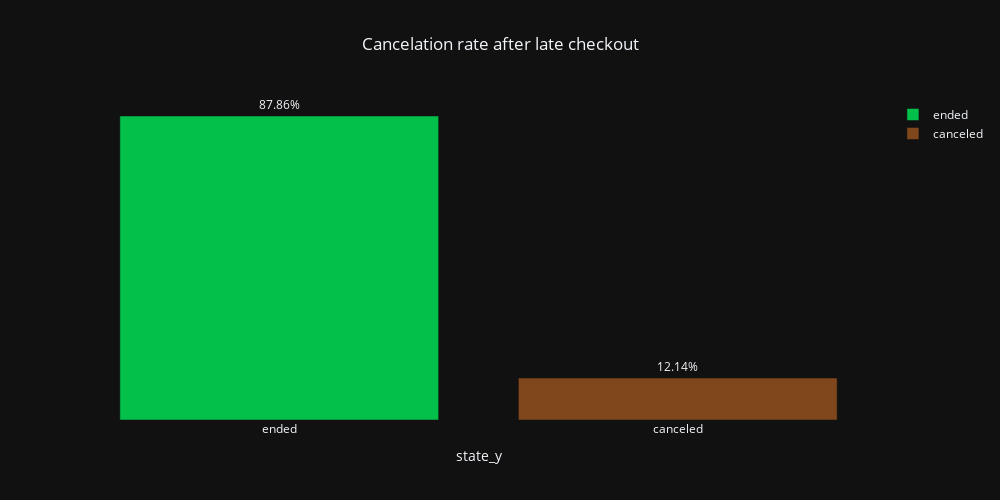
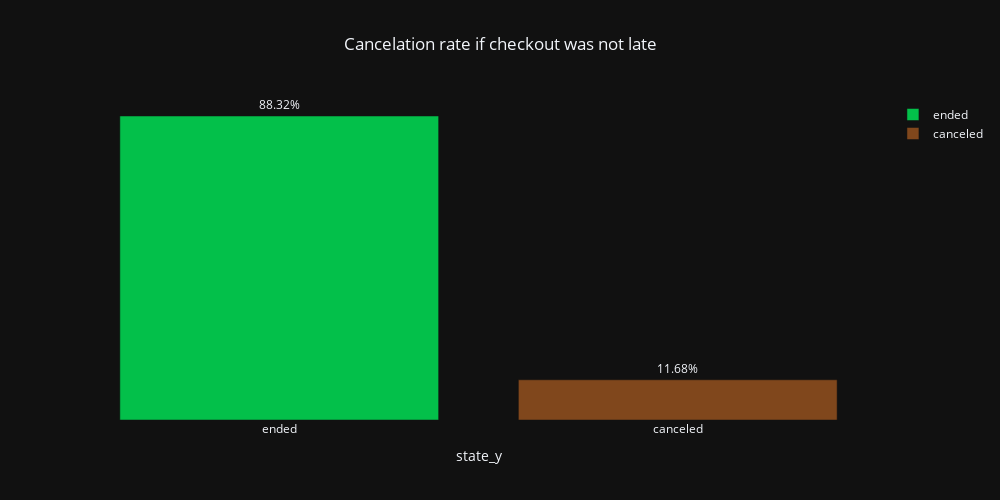

Here is the notebook cell these charts were saved with, in order:
### Code cell
# Making a list of all the previous_ended_rental_id
lst_previous_rental_id = data_delay["previous_ended_rental_id"]

# Removing all NaN values from this list
lst_previous_rental_id = [x for x in lst_previous_rental_id if np.isnan(x) == False]

# Creating a new df with all the rental id found in my previous list to see if they were late or not
df_previous_rental_id = data_delay[data_delay["rental_id"].isin(lst_previous_rental_id)]

# Merging the two df to have a the same row both the previous rental id and the following rental id
df_merged = df_previous_rental_id.merge(data_delay, how='inner', left_on='rental_id', right_on='previous_ended_rental_id')

# Removing useless columns
df_merged.drop(['state_x', 'previous_ended_rental_id_y', 'previous_ended_rental_id_x', 'time_delta_with_previous_rental_in_minutes_x', 'car_id_y', 'delay_at_checkout_in_minutes_y'], axis=1, inplace=True)
print (f"After cleaning the dataset, there are {df_merged.shape[0]} rows left to use from {len(data_delay)} rows originally.")

# Creating a new DataFrame when checkout was late
df_merged_and_late = df_merged[df_merged["delay_at_checkout_in_minutes_x"] > 0]

# Creating a new DataFrame when checkout was done on time
df_merged_and_not_late = df_merged[df_merged["delay_at_checkout_in_minutes_x"] <= 0]

# Creating a new DataFrame with values counts of state for late checkout
df_merged_and_late_value_counts = (df_merged_and_late['state_y'].value_counts(normalize=True)*100).rename_axis('state_y').reset_index(name='counts')

# Creating a new DataFrame with values counts of state for checkout on time
df_merged_and_not_late_value_counts = (df_merged_and_not_late['state_y'].value_counts(normalize=True)*100).rename_axis('state_y').reset_index(name='counts')

# Bar chart - state for late checkout
fig = px.bar(df_merged_and_late_value_counts, 
            x="state_y", 
            y="counts", 
            color="state_y", 
            title="----------", 
            color_discrete_sequence=['#03c04A', '#80471C'],
            text="counts",
            width=1000, height=500,)
fig.update_traces(texttemplate='%{text:.2f}' + "%", textposition='outside')
fig.update_layout(title_x=0.5, yaxis={'visible': False}, xaxis={'visible': True}, legend_title="", title_text="Cancelation rate after late checkout", template='plotly_dark')
fig.show()

# Bar chart - state for checkout on time
fig2 = px.bar(df_merged_and_not_late_value_counts, 
            x="state_y", 
            y="counts", 
            color="state_y", 
            title="----------", 
            color_discrete_sequence=['#03c04A', '#80471C'],
            text="counts",
            width=1000, height=500,)
fig2.update_traces(texttemplate='%{text:.2f}' + "%", textposition='outside')
fig2.update_layout(title_x=0.5, yaxis={'visible': False}, xaxis={'visible': True}, legend_title="", title_text="Cancelation rate if checkout was not late", template='plotly_dark')
fig2.show()

### Figure 1 — Plotly figure (JSON) as saved in the notebook; plotly's stock layout.template omitted (floating-point values rounded to 4 significant figures)
{"data": [{"alignmentgroup": "True", "hovertemplate": "state_y=%{x}<br>counts=%{text}<extra></extra>", "legendgroup": "ended", "marker": {"color": "#03c04A", "pattern": {"shape": ""}}, "name": "ended", "offsetgroup": "ended", "orientation": "v", "showlegend": true, "text": [87.86], "textposition": "outside", "texttemplate": "%{text:.2f}%", "type": "bar", "x": ["ended"], "xaxis": "x", "y": [87.86], "yaxis": "y"}, {"alignmentgroup": "True", "hovertemplate": "state_y=%{x}<br>counts=%{text}<extra></extra>", "legendgroup": "canceled", "marker": {"color": "#80471C", "pattern": {"shape": ""}}, "name": "canceled", "offsetgroup": "canceled", "orientation": "v", "showlegend": true, "text": [12.14], "textposition": "outside", "texttemplate": "%{text:.2f}%", "type": "bar", "x": ["canceled"], "xaxis": "x", "y": [12.14], "yaxis": "y"}], "layout": {"barmode": "relative", "height": 500, "legend": {"title": {"text": ""}, "tracegroupgap": 0}, "title": {"text": "Cancelation rate after late checkout", "x": 0.5}, "width": 1000, "xaxis": {"anchor": "y", "categoryarray": ["ended", "canceled"], "categoryorder": "array", "domain": [0, 1], "title": {"text": "state_y"}, "visible": true}, "yaxis": {"anchor": "x", "domain": [0, 1], "title": {"text": "counts"}, "visible": false}}}

### Figure 2 — Plotly figure (JSON) as saved in the notebook; plotly's stock layout.template omitted (floating-point values rounded to 4 significant figures)
{"data": [{"alignmentgroup": "True", "hovertemplate": "state_y=%{x}<br>counts=%{text}<extra></extra>", "legendgroup": "ended", "marker": {"color": "#03c04A", "pattern": {"shape": ""}}, "name": "ended", "offsetgroup": "ended", "orientation": "v", "showlegend": true, "text": [88.32], "textposition": "outside", "texttemplate": "%{text:.2f}%", "type": "bar", "x": ["ended"], "xaxis": "x", "y": [88.32], "yaxis": "y"}, {"alignmentgroup": "True", "hovertemplate": "state_y=%{x}<br>counts=%{text}<extra></extra>", "legendgroup": "canceled", "marker": {"color": "#80471C", "pattern": {"shape": ""}}, "name": "canceled", "offsetgroup": "canceled", "orientation": "v", "showlegend": true, "text": [11.68], "textposition": "outside", "texttemplate": "%{text:.2f}%", "type": "bar", "x": ["canceled"], "xaxis": "x", "y": [11.68], "yaxis": "y"}], "layout": {"barmode": "relative", "height": 500, "legend": {"title": {"text": ""}, "tracegroupgap": 0}, "title": {"text": "Cancelation rate if checkout was not late", "x": 0.5}, "width": 1000, "xaxis": {"anchor": "y", "categoryarray": ["ended", "canceled"], "categoryorder": "array", "domain": [0, 1], "title": {"text": "state_y"}, "visible": true}, "yaxis": {"anchor": "x", "domain": [0, 1], "title": {"text": "counts"}, "visible": false}}}
